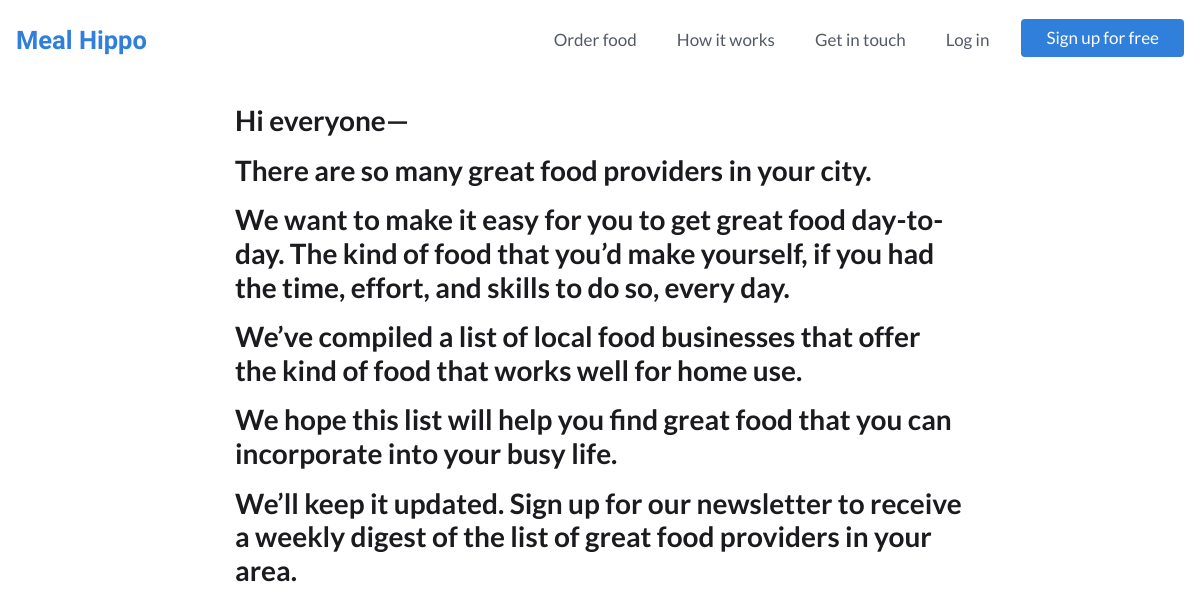
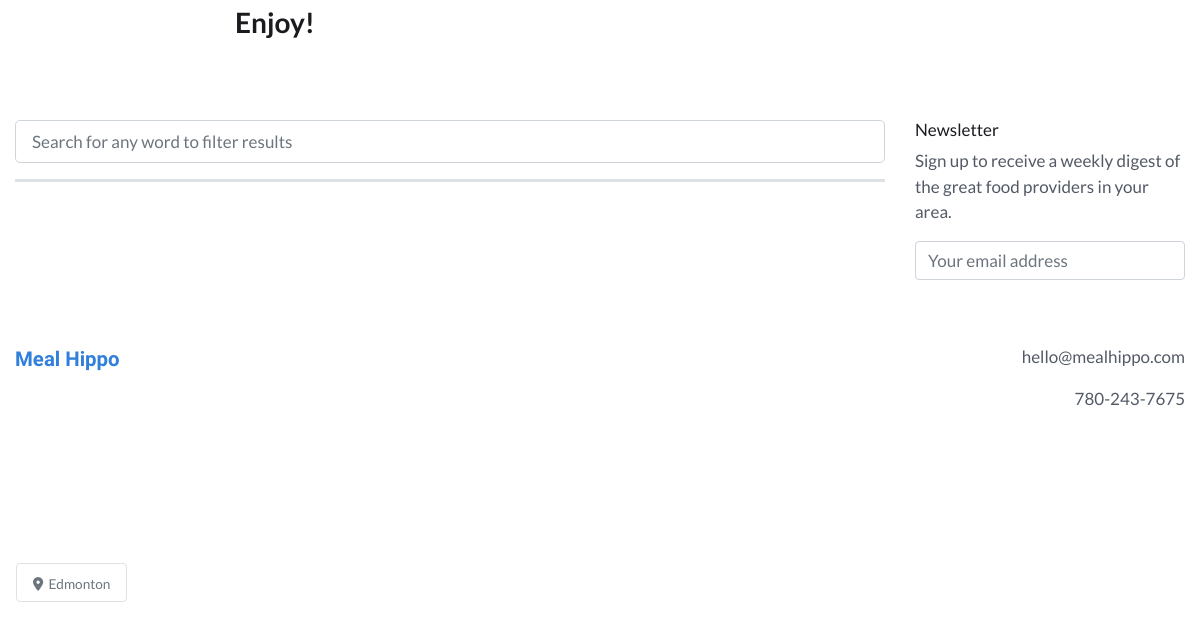
The app's page /app/list, older data (2 pictures, top to bottom).
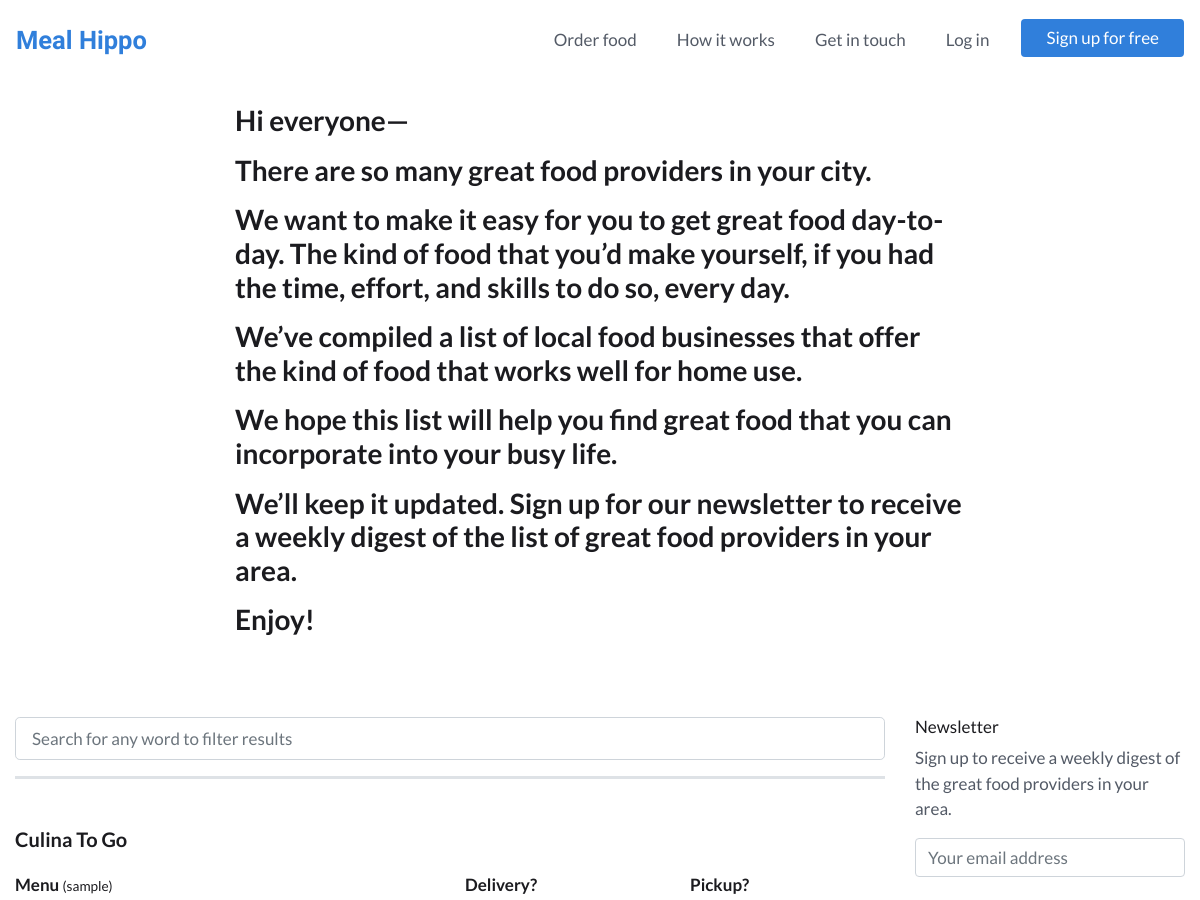
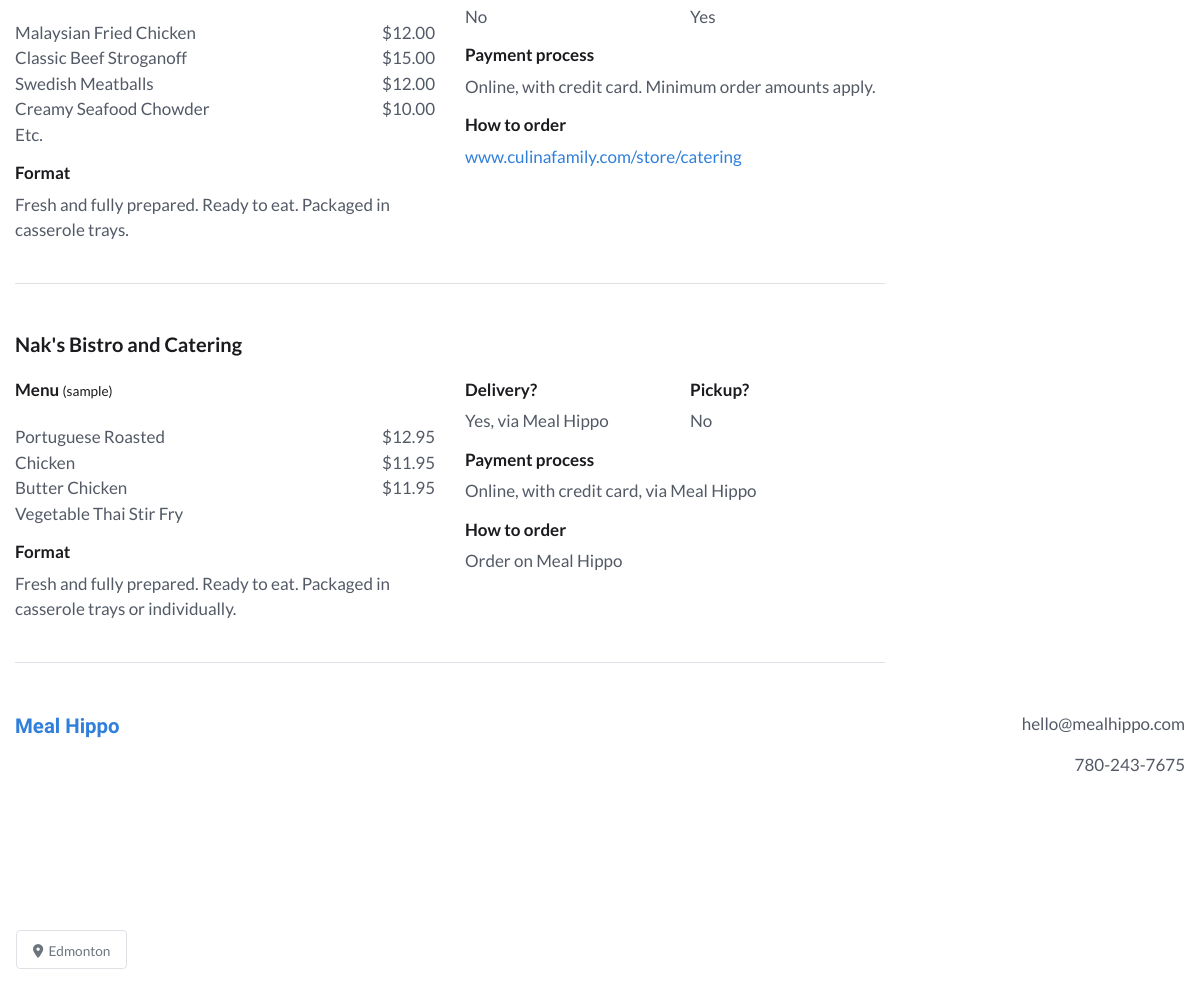
The same page, newer data (2 pictures, top to bottom).
### webplatform/models.py (models this page shows, shortened)
class ListItem(models.Model):
    company_name = models.CharField(max_length=56)
    menu_items = models.TextField(blank=True, null=True)
    menu_prices = models.TextField(blank=True, null=True)
    food_format = models.TextField(blank=True, null=True)
    delivery_details = models.TextField(blank=True, null=True)
    pickup_details = models.TextField(blank=True, null=True)
    payment_process_details = models.TextField(blank=True, null=True)
    how_to_order_details = models.TextField(blank=True, null=True)
    is_on_meal_hippo = models.BooleanField(default=False)
    is_active = models.BooleanField(default=True)
    created_at = models.DateTimeField(auto_now_add=True)

### webplatform/views.py (the view)
# urls.py: path('app/list', views.ListView.as_view(), name='list_view'),
class ListView(IsSubscribedMixin, TemplateView):
    template_name = 'webplatform/list_view.html'
    def get_context_data(self, **kwargs):
        context = super().get_context_data(**kwargs)
        context['list_items'] = models.ListItem.objects.all()
        return context

### webplatform/views.py (called while the page is built)
    def get_context_data(self, **kwargs):
        context = super(IsSubscribedMixin, self).get_context_data(**kwargs)
        if self.request.user.is_authenticated:
            user_subscription_qs = models.UserSubscription.objects.filter(user=self.request.user)
            user_subscription = user_subscription_qs[0]
            context['is_subscribed'] = user_subscription.is_subscribed
        return context

### webplatform/templates/webplatform/list_view.html (shortened to what this page needs)
{% extends 'base.html' %}
{% load static %}
{% load crispy_forms_tags %}
{% block content %}
<div class="container">
  <div class="row mt-4 mb-5">
    <div class="col-lg-8 offset-lg-2 col-md-10 offset-md-1 col-12">
      <h3>
        <p>Hi everyone&mdash;</p>
        <p>There are so many great food providers in your city.</p>
        <p>We want to make it easy for you to get great food day-to-day. The kind of food that you’d make yourself, if you had the time, effort, and skills to do so, every day.</p>
        <p>We’ve compiled a list of local food businesses that offer the kind of food that works well for home use.</p>
        <p>We hope this list will help you find great food that you can incorporate into your busy life.</p>
        <p>We’ll keep it updated. Sign up for our newsletter to receive a weekly digest of the list of great food providers in your area.</p>
        <p>Enjoy!</p>
      </h3>
    </div>
  </div>
</div>
<div class="container-fluid">
  <div class="row">
    <div class="col-md-9">
      <div class="sticky-top py-3 bg-white border-bottom list-search">
        <input class="form-control form-control-lg" type="text" placeholder="Search for any word to filter results" id="Search" onkeyup="searchList()">
      </div>
      {% for list_item in list_items %}
        {% if list_item.is_active %}
          <div class="search-target border-bottom pt-5 pb-4">
            <h5 class="mb-4"><b>{{ list_item.company_name }}</b></h5>
            <div class="row">
              <div class="col">
                <div>
                  <h6><b>Menu <small>(sample)</small></b></h6>
                  <div class="row">
                    <div class="col">
                      <p>{{ list_item.menu_items|linebreaks }}</p>
                    </div>
                    <div class="col text-right">
                      <p>{{ list_item.menu_prices|linebreaks }}</p>
                    </div>
                  </div>
                </div>
                <div>
                  <h6><b>Format</b></h6>
                  <p>{{ list_item.food_format }}
                </div>
              </div>
              <div class="col">
                <div>
                  <div class="row">
                    <div class="col">
                      <h6><b>Delivery?</b></h6>
                      <p>{{ list_item.delivery_details }}</p>
                    </div>
                    <div class="col">
                      <h6><b>Pickup?</b></h6>
                      <p>{{ list_item.pickup_details }}</p>
                    </div>
                  </div>
                </div>
                <div>
                  <h6><b>Payment process</b></h6>
                  <p>{{ list_item.payment_process_details }}</p>
                </div>
                <div>
                  <h6><b>How to order</b></h6>
                  {% if list_item.is_on_meal_hippo %}
                    <a class="btn btn-primary" href="{% url 'webplatform:order_items_view' %}">Order on Meal Hippo</a>
                  {% else %}
                    <p>{{ list_item.how_to_order_details|urlize }}</p>
                  {% endif %}
                </div>
              </div>
            </div>
          </div>
        {% endif %}
      {% endfor %}
    </div>
    <div class="col-md-3">
      <div class="sticky-top py-3 bg-white">
        <h6>Newsletter</h6>
        <p>Sign up to receive a weekly digest of the great food providers in your area.</p>
        <input class="form-control" type="text" placeholder="Your email address">
      </div>
    </div>
  </div>
</div>
{% endblock %}

### templates/base.html (shortened to what this page needs)
{% load static %}
{% load templatetags %}
<!DOCTYPE html>
<html lang="en" dir="ltr">
  <head>
    <link rel="stylesheet" href="https://stackpath.bootstrapcdn.com/bootstrap/4.4.1/css/bootstrap.min.css">
    <link rel="stylesheet" type="text/css" href="{% static 'style.css' %}">
  </head>
  <body>
    <nav class="navbar navbar-expand-md navbar-light py-3">
      <a class="navbar-brand" href="{% url 'webplatform:home_view' %}">Meal&nbsp;Hippo</a>
      <div class="collapse navbar-collapse" id="navbarText">
        <ul class="navbar-nav ml-auto">
          <li class="nav-item mr-4">
            <a class="nav-link" href="{% url 'webplatform:order_items_view' %}">Order food</a>
          </li>
          <li class="nav-item mr-4">
            <a class="nav-link" href="{% url 'webplatform:support_view' %}">How it works</a>
          </li>
          {% if user.is_authenticated %}
            <li class="nav-item">
          {% else %}
            <li class="nav-item mr-4">
          {% endif %}
            <a class="nav-link" href="{% url 'webplatform:contact_view' %}">Get in touch</a>
          </li>
          {% if not user.is_authenticated %}
            <li class="nav-item mr-4">
              <a class="nav-link" href="{% url 'login' %}">Log in</a>
            </li>
            <li class="nav-item">
              <a class="btn btn-primary" href="{% url 'users:signup' %}?next={% url 'webplatform:order_items_view' %}" role="button">Sign up for free</a>
            </li>
          {% endif %}
        </ul>
      </div>
    </nav>
    {% block content %}
    {% endblock %}
    <footer>
      <div class="container-fluid text-center py-5 mb-5">
        <div class="row mb-5 pb-5">
          <div class="col-sm text-sm-left mb-4">
            <span class="logo">
              <a href="{% url 'webplatform:home_view' %}">Meal&nbsp;Hippo</a>
            </span>
          </div>
          <div class="col-sm text-sm-right">
            <p>hello@mealhippo.com</p>
            <p>780-243-7675</p>
          </div>
        </div>
      </div>
    </footer>
    <div class="fixed-bottom ml-3 mb-4 location">
      <span class="border rounded text-secondary bg-white px-3 py-2 location-badge">
        <small><i class="fas fa-map-marker-alt"></i>&nbsp;&nbsp;Edmonton</small>
      </span>
    </div>
  </body>
</html>

### static/style.css (style rules this page uses)
:root { --heading: #1B1B1F; --sub_heading: #1B1B1F; --text: #535a66; --logo: #307FDB; --button_dark: #307FDB; --button_light: #388FF4; --link_dark: #307FDB; --link_light: #388FF4; --nav_dark: #535a66; --nav_light: #1B1B1F; --attention_dark: #C1DAFF; --attention_light: #D8E8FF; --attention_text: #0956AF; --splash_focus: #78290F; --grey: #e0e1e4; }
body { color: var(--text); font-family: 'Lato', sans-serif; font-size: 17px; }
select.form-control, input.form-control, textarea.form-control { font-size: 1em; }
.btn { font-size: 1em; }
a, .btn-link { color: var(--link_dark); }
h1, h2, h3 { font-weight: bold; color: var(--heading); }
h4, h5, h6 { color: var(--sub_heading); }
h6 { font-size: 1em; }
.navbar-light .navbar-brand, .logo a { color: var(--logo); font-size: 1.5em; font-family: 'Varela Round', sans-serif; font-weight: bold; }
.logo a { font-size: 1.2em; }
.navbar-nav .nav-item a.nav-link { color: var(--nav_dark); }
.btn { padding-left: 25px; padding-right: 25px; }
.btn-primary { background: var(--button_dark); border: none; }
.location { width: 120px; }
div.list-search { border-width: 3px !important }

Row changes from the older to the newer data that the page shows:
added ListItem: company_name "Culina To Go", menu_items "Malaysian Fried Chicken Classic Beef Stroganoff Swedish Meatballs Creamy Seafood Chowder Etc.", menu_prices "$12.00 $15.00 $12.00 $10.00", food_format "Fresh and fully prepared. Ready to eat. Packaged in casserole trays.", delivery_details "No", pickup_details "Yes", payment_process_details "Online, with credit card. Minimum order amounts apply.", how_to_order_details "www.culinafamily.com/store/catering"
added ListItem: company_name "Nak's Bistro and Catering", menu_items "Portuguese Roasted Chicken Butter Chicken Vegetable Thai Stir Fry", menu_prices "$12.95 $11.95 $11.95", food_format "Fresh and fully prepared. Ready to eat. Packaged in casserole trays or individually.", delivery_details "Yes, via Meal Hippo", pickup_details "No", payment_process_details "Online, with credit card, via Meal Hippo", how_to_order_details "Order on Meal Hippo"
